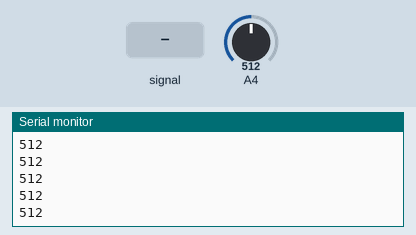
Recording of a sketch running on a simulated Arduino Uno, built with avr-gcc and run on an emulated ATmega328P. Shown: the last lines printed to the serial monitor. The test bench sets the inputs (shaded band); at power-on: A4 = 512.

Above: at 0.8 s.
0.9 s: A4 fed a 200 Hz sine of ±81 counts around its level
At 1.4 s:
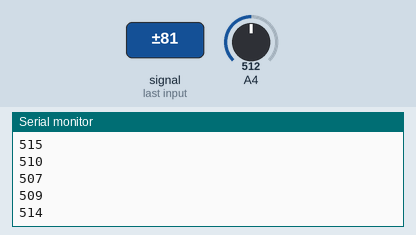
2.4 s: A4 set to 716
At 3.4 s:
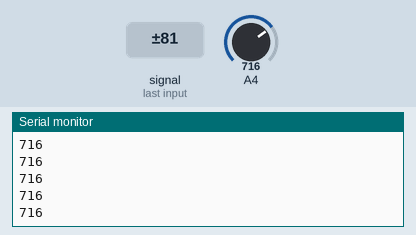
3.9 s: A4 fed a 1000 Hz sine of ±255 counts around its level
At 4.4 s:
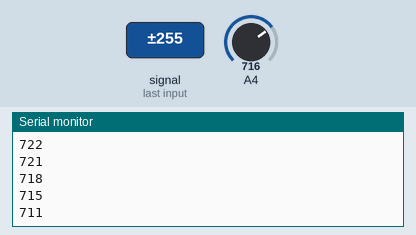
5.4 s: A4 set to 900
At 6.2 s:
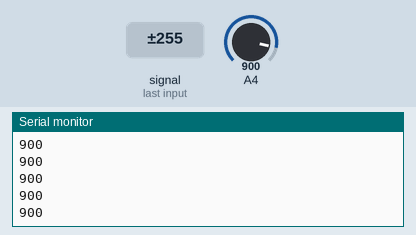
Timing chart, 0 to 7.9 s (numbered marks = the images above; inputs shaded):
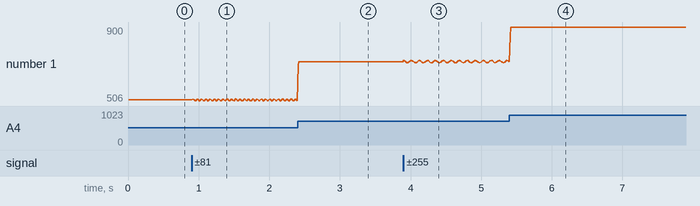

The sketch:

Ex_22.ino
```cpp
#include <avr/io.h>
#include <avr/delay.h>
#include <avr/interrupt.h>
#define checkbit(x,y)((x) &(y))

int i = 0;
int numbers[14] = {0xF6,0x60,0xD5,0xF1, 0x63,0xB3,0xB7,0xE0,0xF7,0xF3, 0xE7, 0x96, 0x67, 0x08};
int data;
long result, average;

int main(void) {
  PORTC = 0xFF;
  Serial.begin(2000000);
  while (true) {
   ADMUX = 0x44;
   ADCSRA = 0xC7;
   while(checkbit(ADCSRA, bit(ADSC)));
   result = result + ADCW;
   i++;
   if(i>99) {
    average = result/100;
    Serial.println(average);
    result = 0;
    average = 0;
    i = 0;
   }
  }
}
```

Measured:
- after the input at 0.9 s, the serial monitor: prints a new line at once (image 1)
- after the input at 2.4 s, the serial monitor: prints a new line at once (image 2)
- after the input at 3.9 s, the serial monitor: prints a new line at once (image 3)
- after the input at 5.4 s, the serial monitor: prints a new line at once (image 4)
- plotted number 1: 512 → 507 after the input at 0.9 s, 507 → 716 after the input at 2.4 s, 716 → 900 after the input at 5.4 s
